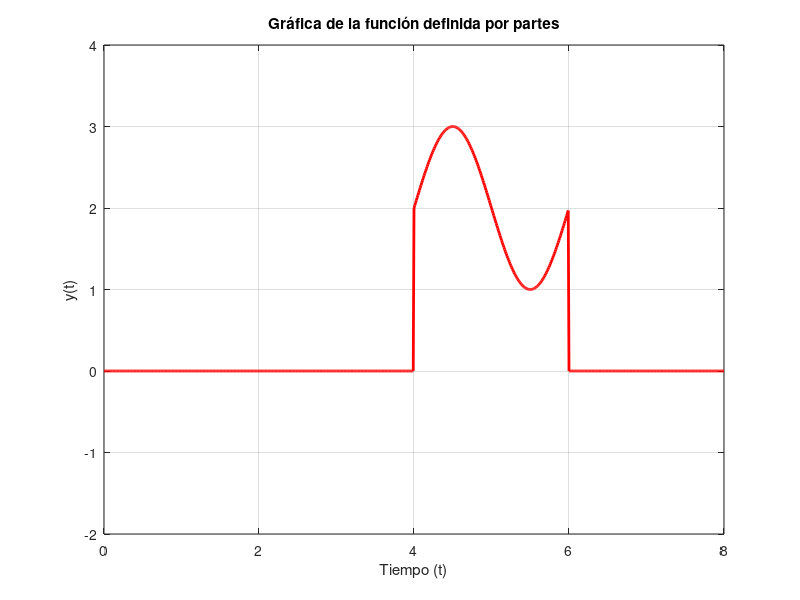

MATLAB code to generate this figure:
clear;
close all;
clc;

% Definir la función escalón unitario
u = @(t) (t >= 0); 

% Rango de tiempo
t = 0:0.01:8; 

% Definir la función por partes
y =(sin(2*pi*0.5*t)+2).*(u(t-4)-u(t-6)); % Oscilación senoidal entre t = 2 y t = 3

% Graficar la función
plot(t, y, 'r', 'LineWidth', 2);
axis([0 8 -2 4]); % Límites de los ejes
grid on;
xlabel('Tiempo (t)');
ylabel('y(t)');
title('Gráfica de la función definida por partes');